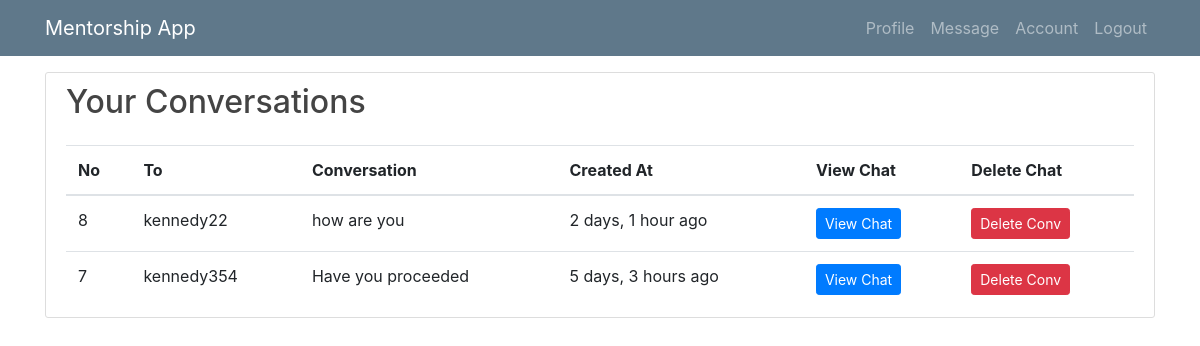
The page /conversation1/ (signed in) on the database as committed earlier.
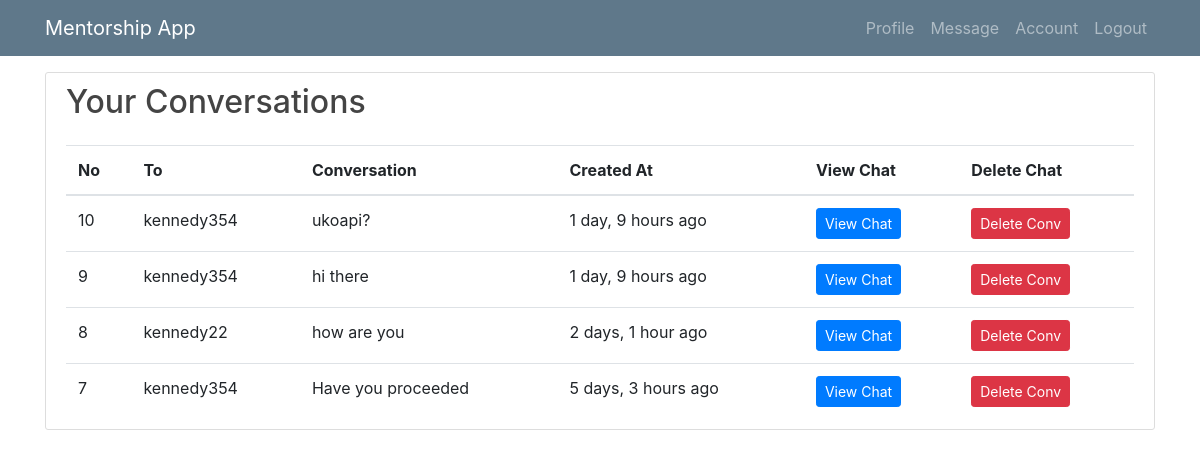
The same page on the database as committed later.
### mentee/models.py (models this page shows, shortened)
class Conversation(models.Model):
    sender = models.ForeignKey(User, related_name="sender1", on_delete=models.CASCADE, null=True)
    receipient = models.ForeignKey(User, related_name="receipient1", on_delete=models.CASCADE)
    conversation = models.TextField(max_length=100)
    sent_at = models.DateTimeField(null=True, blank=True)
    class Meta:
        ordering = ['-sent_at']

class User(AbstractUser):
    is_mentee = models.BooleanField(default=False)
    is_mentor = models.BooleanField(default=False)

### mentee/views/mentor.py (the view)
# urls.py: path('conversation1/', mentor.ConversationListView.as_view(), name='conv1'),
class ConversationListView(LoginRequiredMixin, UserPassesTestMixin, ListView):
    model = Conversation
    template_name = 'mentor/list-converations.html'
    context_object_name = 'conversation'
    paginate_by = 4
    def test_func(self):
        return self.request.user.is_mentor
    def get_queryset(self):
        return self.model.objects.filter(sender=self.request.user)

### mentee/templates/mentor/list-converations.html (shortened to what this page needs)
{% extends 'mentor/base1.html' %}
{% load humanize %}
{% block content %}
  <div class="row">
        <div class="col-md-12">
 <div class="content-section">
 <h2>Your Conversations</h2>
<div class="table-responsive">
<table class="table mb-0">
    <thead>
      <tr>
          <th>No</th>
          <th>To</th>
          <th>Conversation</th>
          <th>Created At</th>
          <th>View Chat</th>
           <th>Delete Chat</th>
      </tr>
    </thead>
    <tbody>
    {% if conversation %}
  <ol>
 {% for conv in conversation %}
    <tr>
         <td>{{ conv.id }}</td>
        <td>{{ conv.receipient }}</td>
          <td>{{ conv.conversation }}</td>
        <td>{{ conv.sent_at|naturaltime }}</td>
        <td> <a class="btn btn-primary btn-sm" href="{% url 'conv-reply' pk=conv.pk %}">View Chat</a></td>
          <td> <a class="btn btn-danger btn-sm" href="{% url 'conversation-delete' pk=conv.pk %}">Delete Conv</a></td>
    </tr>
{% endfor %}
       </ol>
{% else %}
<p>There Are no Chats Available</p>
{% endif %}
 </tbody>
  </table>
</div>
 </div>
        </div>
</div>
{% endblock %}

Rows that differ between the two databases and show on the page:
added Conversation: id "10", receipient "kennedy354", conversation "ukoapi?", sent_at "1 day, 9 hours ago"
added Conversation: id "9", receipient "kennedy354", conversation "hi there", sent_at "1 day, 9 hours ago"
